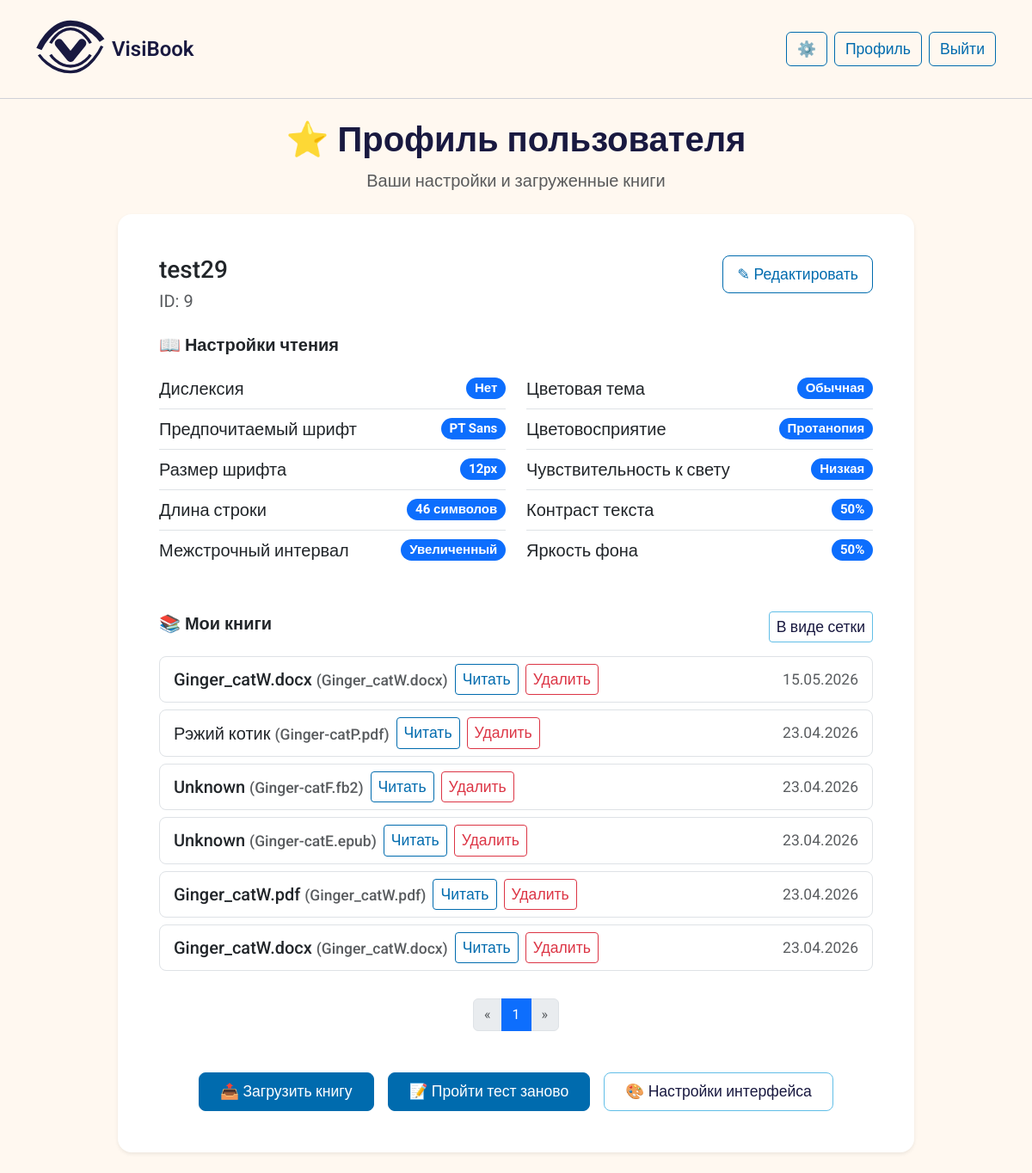
The page /profile/9 (signed in) on the database as committed earlier.
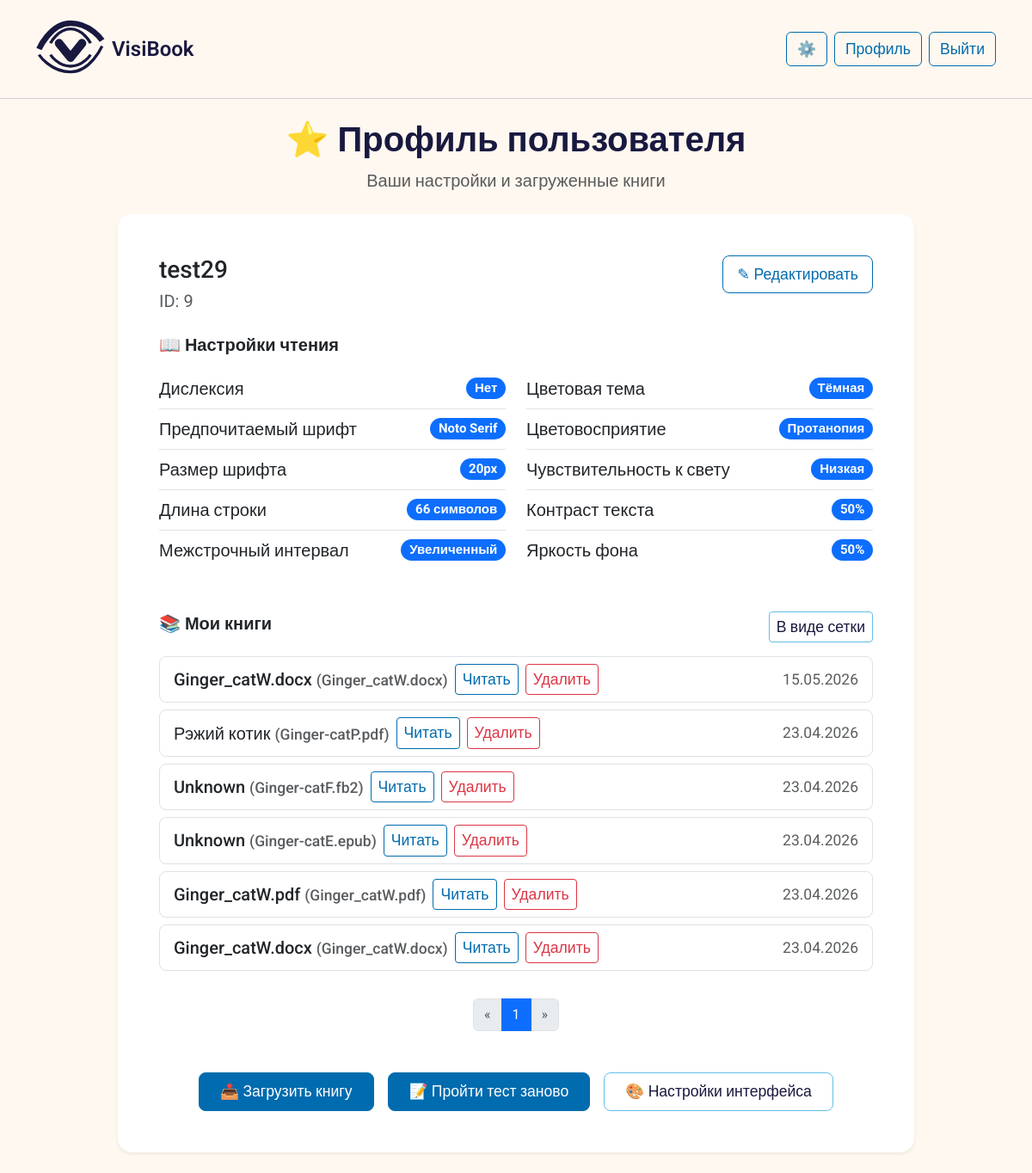
The same page on the database as committed later.
### app.py (models this page shows, shortened)
class User(db.Model):
    id = db.Column(db.Integer, primary_key=True)
    username = db.Column(db.String(80), unique=True, nullable=False, default='user1')
    password_hash = db.Column(db.String(200))
    contrast = db.Column(db.String(20))       # 'high', 'medium', 'low'
    color_vision = db.Column(db.String(20))   # 'normal', 'deutan', 'protan', 'tritan'
    font_pref = db.Column(db.String(20))      # 'small', 'medium', 'large'
    font_size_px = db.Column(db.Integer, default=16)
    theme_pref = db.Column(db.String(20))     # 'light', 'dark', 'sepia', 'high_contrast'
    line_height = db.Column(db.String(20), default='normal')      # 'normal' или 'large'
    color_blindness_type = db.Column(db.String(20), default='none')   # 'none', 'protanopia', 'deuteranopia', 'tritanopia'
    has_dyslexia = db.Column(db.Boolean, default=False)
    light_sensitivity_level = db.Column(db.String(20), default='low')   # 'low', 'medium', 'high'
    preferred_font = db.Column(db.String(50), default='Roboto')
    contrast_sensitivity = db.Column(db.Integer, default=50)
    brightness_preference = db.Column(db.Integer, default=50)
    preferred_line_width_ch = db.Column(db.Integer, default=66)
    ui_theme = db.Column(db.String(20), default='light')      # 'light', 'dark', 'mono'
    ui_font_size = db.Column(db.String(20), default='medium') # 'small', 'medium', 'large'
    created_at = db.Column(db.DateTime, default=datetime.utcnow)

class Book(db.Model):
    id = db.Column(db.Integer, primary_key=True)
    user_id = db.Column(db.Integer, db.ForeignKey('user.id'), nullable=False)
    filename = db.Column(db.String(200), nullable=False)
    file_path = db.Column(db.String(300), nullable=False)
    extracted_html_path = db.Column(db.String(300))  # путь к сгенерированному HTML
    title = db.Column(db.String(200))  # будет извлечено из метаданных
    uploaded_at = db.Column(db.DateTime, default=datetime.utcnow)
    last_position = db.Column(db.Integer, default=0)
    cover_path = db.Column(db.String(300), nullable=True)  # путь к обложке
    user = db.relationship('User', backref=db.backref('books', lazy=True))

### app.py (the view)
@app.route('/profile/<int:user_id>')
def profile(user_id):
    if 'user_id' not in session:
        return redirect(url_for('login'))
    if session['user_id'] != user_id:
        return "Доступ запрещён", 403
    user = User.query.get_or_404(user_id)
    page = request.args.get('page', 1, type=int)
    per_page = 10
    books_pagination = Book.query.filter_by(user_id=user.id).order_by(Book.uploaded_at.desc()).paginate(page=page, per_page=per_page, error_out=False)
    return render_template('profile.html', user=user, books=books_pagination)

### templates/profile.html (shortened to what this page needs)
{% extends "base.html" %}
{% block content %}
<div class="row justify-content-center">
    <div class="col-lg-10">
        <div class="text-center mb-4">
            <h1 class="fw-semibold">⭐ Профиль пользователя</h1>
            <p class="text-muted">Ваши настройки и загруженные книги</p>
        </div>
        <div class="card border-0 shadow-sm rounded-4 mb-4">
            <div class="card-body p-4 p-md-5">
                <div class="d-flex flex-wrap justify-content-between align-items-start mb-3">
                    <div>
                        <h5 class="card-title mb-1 fs-3">{{ user.username }}</h5>
                        <p class="text-muted mb-0">ID: {{ user.id }}</p>
                    </div>
                    <div class="mt-2 mt-sm-0">
                        <a href="{{ url_for('edit_profile') }}" class="btn btn-outline-primary btn-lg">✎ Редактировать</a>
                    </div>
                </div>
                <h6 class="mt-4 mb-3 fs-5 fw-semibold">📖 Настройки чтения</h6>
                <div class="row g-4">
                    <div class="col-md-6">
                        <ul class="list-group list-group-flush bg-transparent">
                            <li class="list-group-item d-flex justify-content-between align-items-center px-0">
                                Дислексия
                                <span class="badge bg-primary rounded-pill">{{ 'Да' if user.has_dyslexia else 'Нет' }}</span>
                            </li>
                            <li class="list-group-item d-flex justify-content-between align-items-center px-0">
                                Предпочитаемый шрифт
                                <span class="badge bg-primary rounded-pill">{{ user.preferred_font or 'Roboto' }}</span>
                            </li>
                            <li class="list-group-item d-flex justify-content-between align-items-center px-0">
                                Размер шрифта
                                <span class="badge bg-primary rounded-pill">
                                    {{ user.font_size_px or 16 }}px
                                </span>
                            </li>
                            <li class="list-group-item d-flex justify-content-between align-items-center px-0">
                                Длина строки
                                <span class="badge bg-primary rounded-pill">{{ user.preferred_line_width_ch or 66 }} символов</span>
                            </li>
                            <li class="list-group-item d-flex justify-content-between align-items-center px-0">
                                Межстрочный интервал
                                <span class="badge bg-primary rounded-pill">
                                    {% if user.line_height == 'large' %}Увеличенный
                                    {% else %}Обычный{% endif %}
                                </span>
                            </li>
                        </ul>
                    </div>
                    <div class="col-md-6">
                        <ul class="list-group list-group-flush bg-transparent">
                            <li class="list-group-item d-flex justify-content-between align-items-center px-0">
                                Цветовая тема
                                <span class="badge bg-primary rounded-pill">
                                    {% if user.theme_pref == 'normal' %}Обычная
                                    {% elif user.theme_pref == 'high' %}Высокий контраст
                                    {% elif user.theme_pref == 'dark' %}Тёмная
                                    {% elif user.theme_pref == 'sepia' %}Сепия
                                    {% else %}Не указана{% endif %}
                                </span>
                            </li>
                            <li class="list-group-item d-flex justify-content-between align-items-center px-0">
                                Цветовосприятие
                                <span class="badge bg-primary rounded-pill">
                                    {% if user.color_vision == 'normal' %}Нормальное
                                    {% elif user.color_vision == 'deutan' %}Дейтеранопия
                                    {% elif user.color_vision == 'protan' %}Протанопия
                                    {% elif user.color_vision == 'tritan' %}Тританопия
                                    {% else %}Не указано{% endif %}
                                </span>
                            </li>
                            <li class="list-group-item d-flex justify-content-between align-items-center px-0">
                                Чувствительность к свету
                                <span class="badge bg-primary rounded-pill">
                                    {% if user.light_sensitivity_level == 'low' %}Низкая
                                    {% elif user.light_sensitivity_level == 'medium' %}Средняя
                                    {% elif user.light_sensitivity_level == 'high' %}Высокая
                                    {% else %}Не указана{% endif %}
                                </span>
                            </li>
                            <li class="list-group-item d-flex justify-content-between align-items-center px-0">
                                Контраст текста
                                <span class="badge bg-primary rounded-pill">{{ user.contrast_sensitivity or 50 }}%</span>
                            </li>
                            <li class="list-group-item d-flex justify-content-between align-items-center px-0">
                                Яркость фона
                                <span class="badge bg-primary rounded-pill">{{ user.brightness_preference or 50 }}%</span>
                            </li>
                        </ul>
                    </div>
                </div>
                <div class="d-flex justify-content-between align-items-center mt-5 mb-3">
                    <h6 class="fs-5 fw-semibold">📚 Мои книги</h6>
                    <a href="{{ url_for('toggle_books_view') }}" class="btn btn-sm btn-outline-secondary">
                        {% if session.books_view == 'grid' %}В виде списка{% else %}В виде сетки{% endif %}
                    </a>
                </div>
                {% if books.items %}
                    {% if session.books_view == 'grid' %}
                        <div class="books-grid">
                            {% for book in books.items %}
                            <div class="book-card">
                                {% if book.cover_path %}
                                    <img src="{{ url_for('book_cover', book_id=book.id) }}" class="book-cover" alt="Обложка">
                                {% else %}
                                    <div class="book-cover bg-light d-flex align-items-center justify-content-center">
                                        <i class="bi bi-book fs-1 text-secondary"></i>
                                    </div>
                                {% endif %}
                                <div class="book-title" title="{{ book.title }} (файл: {{ book.filename }})">
                                    {{ book.title[:20] }}{% if book.title|length > 20 %}...{% endif %}
                                    <span class="text-muted small">({{ book.filename[:15] }}{% if book.filename|length > 15 %}...{% endif %})</span>
                                </div>
                                <div class="book-actions">
                                    {% if book.extracted_html_path %}
                                        <a href="/read/{{ book.id }}" class="btn btn-sm btn-outline-primary">Читать</a>
                                    {% else %}
                                        <span class="badge bg-warning text-dark">HTML не готов</span>
                                    {% endif %}
                                    <form action="{{ url_for('delete_book', book_id=book.id) }}" method="POST" class="d-inline" onsubmit="return confirm('Удалить книгу? Это действие нельзя отменить.');">
                                        <button type="submit" class="btn btn-sm btn-outline-danger">Удалить</button>
                                    </form>
                                </div>
                                <div class="text-muted small text-center pb-2">{{ book.uploaded_at.strftime('%d.%m.%Y') }}</div>
                            </div>
                            {% endfor %}
                        </div>
                    {% else %}
                        <div class="list-group">
                            {% for book in books.items %}
                            <div class="list-group-item d-flex flex-wrap justify-content-between align-items-center rounded-3 mb-2 border">
                                <div class="d-flex flex-wrap align-items-center gap-2">
                                    <span class="fw-medium" title="{{ book.filename }}">{{ book.title[:40] }} <span class="text-muted small">({{ book.filename[:30] }})</span></span>
                                    {% if book.extracted_html_path %}
                                        <a href="/read/{{ book.id }}" class="btn btn-sm btn-outline-primary">Читать</a>
                                    {% else %}
                                        <span class="badge bg-warning text-dark">HTML не готов</span>
                                    {% endif %}
                                    <form action="{{ url_for('delete_book', book_id=book.id) }}" method="POST" class="d-inline" onsubmit="return confirm('Удалить книгу? Это действие нельзя отменить.');">
                                        <button type="submit" class="btn btn-sm btn-outline-danger">Удалить</button>
                                    </form>
                                </div>
                                <span class="text-muted small">{{ book.uploaded_at.strftime('%d.%m.%Y') }}</span>
                            </div>
                            {% endfor %}
                        </div>
                    {% endif %}
                <nav aria-label="Навигация по книгам">
                    <ul class="pagination justify-content-center mt-4">
                        {% if books.has_prev %}
                            <li class="page-item"><a class="page-link" href="{{ url_for('profile', user_id=user.id, page=books.prev_num) }}">« </a></li>
                        {% else %}
                            <li class="page-item disabled"><span class="page-link">« </span></li>
                        {% endif %}
                        {% for page_num in books.iter_pages(left_edge=1, right_edge=1, left_current=2, right_current=2) %}
                            {% if page_num %}
                                {% if page_num == books.page %}
                                    <li class="page-item active"><span class="page-link">{{ page_num }}</span></li>
                                {% else %}
                                    <li class="page-item"><a class="page-link" href="{{ url_for('profile', user_id=user.id, page=page_num) }}">{{ page_num }}</a></li>
                                {% endif %}
                            {% else %}
                                <li class="page-item disabled"><span class="page-link">...</span></li>
                            {% endif %}
                        {% endfor %}
                        {% if books.has_next %}
                            <li class="page-item"><a class="page-link" href="{{ url_for('profile', user_id=user.id, page=books.next_num) }}"> »</a></li>
                        {% else %}
                            <li class="page-item disabled"><span class="page-link"> »</span></li>
                        {% endif %}
                    </ul>
                </nav>
                {% else %}
                <div class="alert alert-light text-center py-3 rounded-3">
                    <p class="mb-0">У вас пока нет загруженных книг.</p>
                </div>
                {% endif %}
                <div class="d-flex flex-wrap justify-content-center gap-3 mt-5">
                    <a href="/upload/{{ user.id }}" class="btn btn-primary btn-lg px-4">📤 Загрузить книгу</a>
                    <a href="/test" class="btn btn-primary btn-lg px-4">📝 Пройти тест заново</a>
                    <a href="{{ url_for('settings') }}" class="btn btn-outline-secondary btn-lg px-4">🎨 Настройки интерфейса</a>
                </div>
            </div>
        </div>
    </div>
</div>
{% endblock %}

Rows that differ between the two databases and show on the page:
changed User "test29": preferred_font "PT Sans" → "Noto Serif"; font_size_px "12" → "20"; preferred_line_width_ch "46" → "66"
Other text that changed with them:
text no longer shown: "Обычная"
text now shown: "Тёмная"
